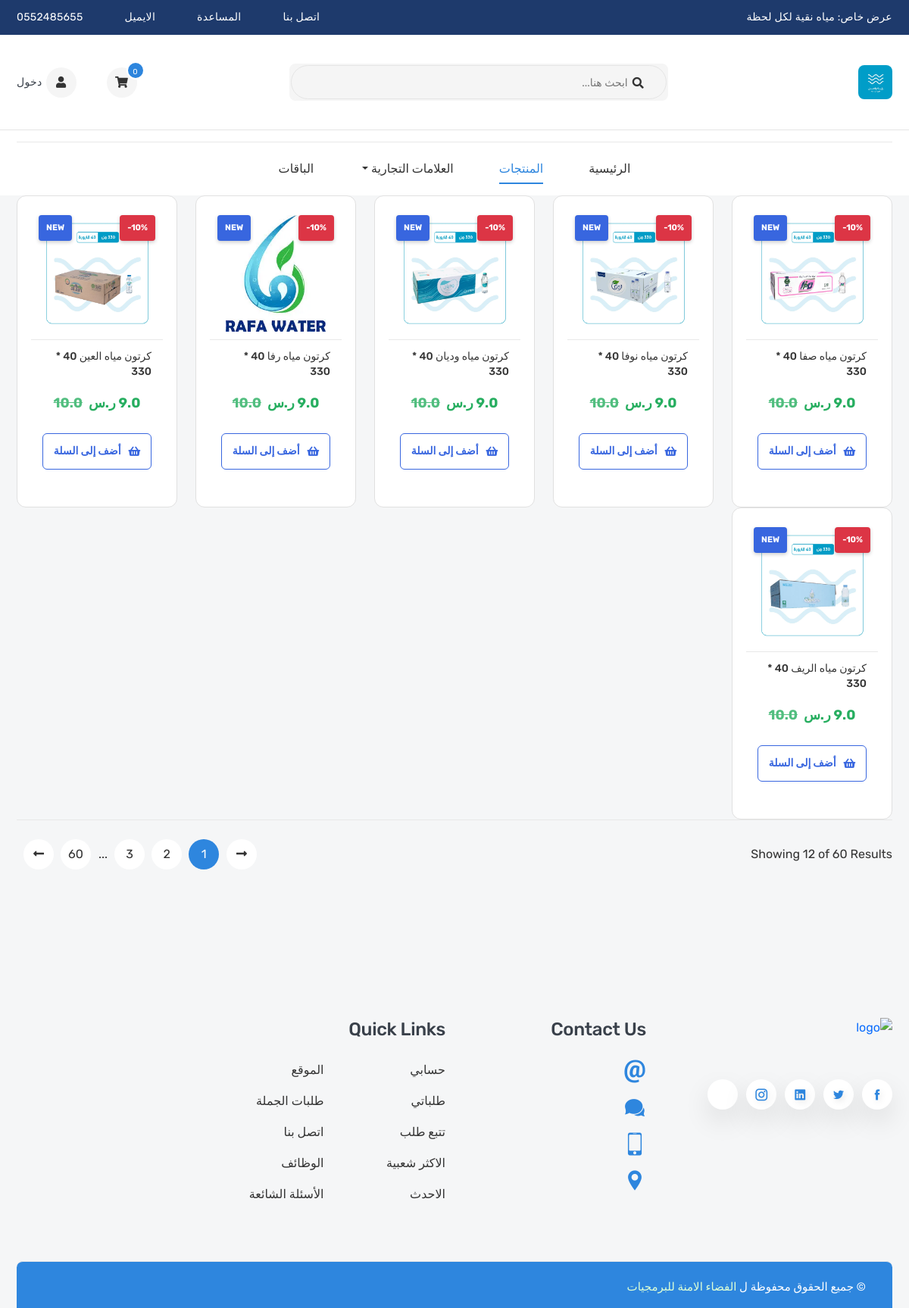
Page /products/products/ on the committed database.
### products/models.py (models this page shows, shortened)
class Product(models.Model):
    name = models.CharField(_("Name"), max_length=120)
    flag = models.CharField(_("Flag"),max_length=10, choices=FLAG_TYPES)
    image = models.ImageField(_("Image"), upload_to='products', default='products/default.jpg')
    old_price  = models.FloatField(_("السعر الأصلي") , default=0)
    new_price = models.FloatField(_("السعر المخفض (اختياري)"), default=0, blank=True)
    linkVideo = models.CharField(_("Link Video"), max_length=100, null=True, blank=True)
    sku = models.CharField(_("Sku"), max_length=50, null=True, blank=True)
    subtitle = models.CharField(_("Subtitle"), max_length=300, null=True, blank=True)
    descriptions = models.TextField(_("Descriptions"), max_length=40000, null=True, blank=True)
    quantity = models.IntegerField(_("Quantity"))
    brand = models.ForeignKey("Brand", verbose_name=('Brand'), related_name='product_brand', on_delete=models.SET_NULL, null=True, blank=True)
    category = models.ManyToManyField("Category", verbose_name=_('Category'), related_name='product_category', blank=True)
    slug = models.SlugField(_("Slug"), null=True, blank=True, allow_unicode=True)
    active = models.BooleanField(_("Active"), default=True)
    create_at = models.DateTimeField(_("Create at"), default=timezone.now, null=True, blank=True)
    product_type = models.CharField(_("Product Type"), max_length=10, choices=PRODUCT_TYPES, default='single')
    sales_count = models.IntegerField(_("Sales Count"), default=0)
    tags = TaggableManager()
    @property
    def discount_percentage(self):
        if self.old_price > 0 and self.new_price > 0 and self.old_price > self.new_price:
            discount = ((self.old_price - self.new_price) / self.old_price) * 100
            return int(discount)
        return 0

### products/views.py (the view)
# urls.py: path('products/', ProductList.as_view(), name='product_list'),
class ProductList(ListView):
    model = Product
    queryset = Product.objects.filter(product_type='single')
    paginate_by = 20

### cart/cart.py (called while the page is built)
    def __len__(self):
        return sum(item['quantity'] for item in self.cart.values())

    def get_total_price(self):
        return sum(Decimal(item['price']) * item['quantity'] for item in self.cart.values())

### cart/context_processors.py (called while the page is built)
def cart(request):
    return {'cart': Cart(request)}

### products/context_processors.py (called while the page is built)
def brands(request):
    brands = Brand.objects.all()
    return {'brands': brands}

### templates/products/product_list.html (shortened to what this page needs)
{% extends 'base.html' %}
{% load static %}
{% block content %}
<section class="inner-section shop-part">
  <div class="container">
    <div class="row content-reverse">
      <div class="col-lg-12">
        <div class="row row-cols-2 row-cols-md-3 row-cols-lg-4 row-cols-xl-5">
          {% for product in object_list %}
          <div class="col">
            {% include 'includes/product_card.html' with product=product %}
          </div>
          {% endfor %}
        </div>
        <div class="row">
          <div class="col-lg-12">
            <div class="bottom-paginate">
              <p class="page-info">Showing 12 of 60 Results</p>
              <ul class="pagination">
                <li class="page-item">
                  <a class="page-link" href="#">
                    <i class="fas fa-long-arrow-alt-right"></i>
                  </a>
                </li>
                <li class="page-item">
                  <a class="page-link active" href="#">1</a>
                </li>
                <li class="page-item"><a class="page-link" href="#">2</a></li>
                <li class="page-item"><a class="page-link" href="#">3</a></li>
                <li class="page-item">...</li>
                <li class="page-item"><a class="page-link" href="#">60</a></li>
                <li class="page-item">
                  <a class="page-link" href="#">
                    <i class="fas fa-long-arrow-alt-left"></i>
                  </a>
                </li>
              </ul>
            </div>
          </div>
        </div>
      </div>
    </div>
  </div>
</section>
{% endblock %}

### templates/includes/product_card.html (shortened to what this page needs)
{% load static %}
<div class="product-card">
    <div class="product-media">
        <div class="product-badges">
            {% if product.flag %}
            <span class="badge-item badge-flag">{{ product.flag }}</span>
            {% else %}
            <span></span>
            {% endif %}
            {% if product.discount_percentage > 0 %}
            <span class="badge-item badge-discount">-{{ product.discount_percentage }}%</span>
            {% endif %}
        </div>
        <a class="product-image" href="{% url 'product_detail' product.slug %}">
            <img src="{{ product.image.url }}" alt="product" />
        </a>
    </div>
    <div class="product-content">
        <h6 class="product-name">
            <a href="{% url 'product_detail' product.slug %}">{{ product.name }}</a>
        </h6>
        <div class="product-price">
            {% if product.new_price > 0 %}
                <span class="new-price">{{ product.new_price }} <span class="currency">ر.س</span></span>
                {% if product.old_price > product.new_price %}
                    <span class="old-price">{{ product.old_price }}</span>
                {% endif %}
            {% else %}
                <span class="new-price">{{ product.old_price }} <span class="currency">ر.س</span></span>
            {% endif %}
        </div>
        <button class="product-add" title="أضف إلى السلة" data-id="{{ product.id }}">
            <i class="fas fa-shopping-basket"></i>
            <span>أضف إلى السلة</span>
        </button>
    </div>
</div>

### static/ar/css/header_redesign.css (style rules this page uses)
:root { --header-blue: #1e3a6c; --primary: #2e86de; --white: #ffffff; --text-dark: #333333; --text-light: #777777; --border-color: #e5e5e5; }
.product-card { background: #fff; border: 1px solid #e0e0e0; border-radius: 8px; overflow: hidden; transition: box-shadow 0.3s ease, transform 0.3s ease; position: relative; height: 100%; display: flex; flex-direction: column; padding-bottom: 12px; }
.product-media { position: relative; background: #fff; padding: 0; width: 100%; aspect-ratio: 1 / 1; display: flex; align-items: center; justify-content: center; }
.product-image { width: 100%; height: 100%; display: flex; align-items: center; justify-content: center; text-decoration: none; padding: 10px; }
.product-content { padding: 10px 15px; flex-grow: 1; display: flex; flex-direction: column; text-align: right; gap: 5px; }
.product-name { margin-bottom: 5px; font-size: 14px; font-weight: 400; color: #404553; line-height: 1.4; height: 40px; overflow: hidden; display: -webkit-box; -webkit-line-clamp: 2; -webkit-box-orient: vertical; }
.product-price { margin-top: 5px; margin-bottom: 10px; display: flex; align-items: baseline; gap: 8px; flex-wrap: wrap; }
.product-price span { color: #27ae60; font-size: 18px; font-weight: 700; }
.product-add { margin-top: auto; width: 100%; background-color: #fff; border: 1px solid #3866df; color: #3866df; font-weight: 700; font-size: 13px; padding: 8px 0; border-radius: 4px; cursor: pointer; transition: all 0.2s; display: flex; align-items: center; justify-content: center; gap: 6px; }

### templates/includes/product_card.html (style rules this page uses)
.product-card { background: #fff; border: 1px solid #e0e0e0; border-radius: 12px; overflow: hidden; transition: all 0.3s ease; position: relative; height: 100%; display: flex; flex-direction: column; }
.product-media { position: relative; background: #fff; width: 100%; padding-top: 100%; overflow: hidden; }
.product-image { position: absolute; top: 0; left: 0; width: 100%; height: 100%; display: flex; align-items: center; justify-content: center; padding: 10px; }
.product-image img { max-width: 100%; max-height: 100%; object-fit: contain; transition: transform 0.4s ease; }
.product-badges { position: absolute; top: 10px; left: 10px; right: 10px; display: flex; justify-content: space-between; z-index: 1; pointer-events: none; direction: ltr; }
.badge-item { padding: 4px 10px; border-radius: 4px; color: #fff; font-weight: 700; font-size: 11px; text-transform: uppercase; box-shadow: 0 2px 5px rgba(0,0,0,0.2); }
.badge-flag { background: #3866df; }
.badge-discount { background: #dc3545; }
.product-content { padding: 12px 15px; flex-grow: 1; display: flex; flex-direction: column; text-align: right; }
.product-name a { color: #333; font-size: 14px; font-weight: 500; line-height: 1.4; display: block; height: 40px; overflow: hidden; text-decoration: none; }
.product-price { margin-top: 8px; display: flex; align-items: baseline; gap: 8px; }
.new-price { color: #28a745; font-size: 18px; font-weight: bold; }
.old-price { color: #dc3545; font-size: 13px; text-decoration: line-through; opacity: 0.8; }
.currency { font-size: 12px; color: #28a745; font-weight: normal; }
.product-add { margin-top: 12px; width: 100%; padding: 10px; border: 1px solid #3866df; background: #fff; color: #3866df; border-radius: 6px; font-weight: bold; font-size: 14px; cursor: pointer; transition: all 0.2s; display: flex; align-items: center; justify-content: center; gap: 5px; }

### rows in the picture
Product: image (picture), name "كرتون مياه صفا 40 * 330", new_price "9.0", old_price "10.0"
Product: image (picture), name "كرتون مياه نوفا 40 * 330", new_price "9.0", old_price "10.0"
Product: image (picture), name "كرتون مياه وديان 40 * 330", new_price "9.0", old_price "10.0"
Product: image (picture), name "كرتون مياه رفا 40 * 330", new_price "9.0", old_price "10.0"
Product: image (picture), name "كرتون مياه العين 40 * 330", new_price "9.0", old_price "10.0"
Product: image (picture), name "كرتون مياه الريف 40 * 330", new_price "9.0", old_price "10.0"

### other values in the picture
{{ cart|length }} "0"
